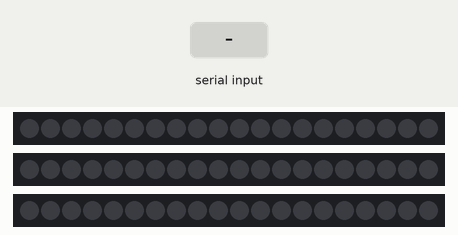
This sketch was run on a simulated Arduino Uno, built with avr-gcc and run on an emulated ATmega328P. On the bench: 3 × 20 RGB LEDs in strip order, left to right. Inputs (shaded band) come from the test bench. Dim RGB values are drawn brighter than linear.

Above: at 1.2 s.
1.3 s: "30,150\n" received over Serial
2.8 s: "200\n" received over Serial
At 3.1 s:
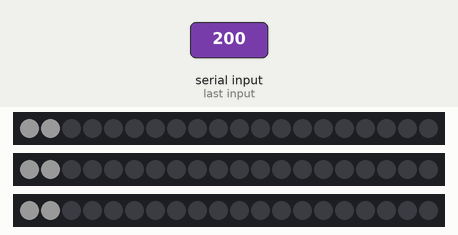
4.3 s: "90,45\n" received over Serial
At 5.7 s:
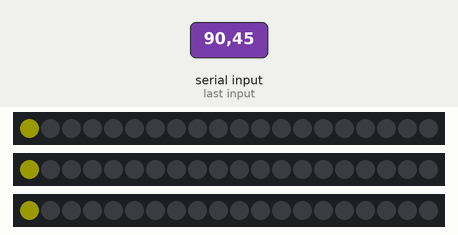
Timing chart, 0 to 7.3 s (numbered marks = the images above; inputs shaded):
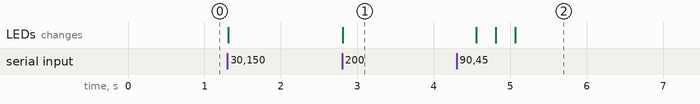

The sketch:

strips_all.ino
```cpp
#include <Adafruit_NeoPixel.h>
#include <math.h>
#ifdef __AVR__
#include <avr/power.h>
#endif

#define NUMPIXELS     20
#define DELAYVAL      250

/* choose brightness of LEDS
   =========================
  Examples: 0   = off
            50  = 50% brightness
            100 = full brightness */
#define BRIGHTNESS    10


Adafruit_NeoPixel pixels1 = Adafruit_NeoPixel(NUMPIXELS, 6, NEO_GRB + NEO_KHZ800);
Adafruit_NeoPixel pixels2 = Adafruit_NeoPixel(NUMPIXELS, 7, NEO_GRB + NEO_KHZ800);
Adafruit_NeoPixel pixels3 = Adafruit_NeoPixel(NUMPIXELS, 8, NEO_GRB + NEO_KHZ800);

float brightness = BRIGHTNESS;
int color = brightness / 100.00 * 255;
float totalNew;
float totalOldPixel;
float totalNewPixel;
float change;

void setup() {
  Serial.begin(9600);
  pixels1.begin();
  pixels2.begin();
  pixels3.begin();
  turnOff(0);
  show();
};


void loop() {
  if (Serial.available() > 1) {

    totalNew = getDisplayTotal();
    totalNewPixel = truncateToPixel(totalNew);
    change = totalNewPixel - totalOldPixel;

    // if funds decreasing, turn off lights
    if (change < 0) {
      for (int i = totalOldPixel; i >= totalNewPixel; i--) {
        turnOff(i);
        delay(DELAYVAL);
      };
    }

    // if funds increasing, turn on lights
    else if (change > 0) {
      for (int i = totalOldPixel; i < totalNewPixel; i++) {
        turnOn(i);
        delay(DELAYVAL);
      };
    };


    // if funds are empty, turn first light red
    if (totalNew <= 0) {
      turnOneRed();
      show();
    }

    // if funds are less than $100, turn first light yellow
    else if (totalNew < 100) {
      turnOneYellow();
      show();
    };

    totalOldPixel = totalNewPixel;
  };
};

float getDisplayTotal() {
  float incoming;
  incoming = Serial.parseFloat();
  if (incoming > 2000) {
    return 2000.00;
  }
  else if (incoming < 0) {
    return 0.00;
  }
  else {
    return incoming;
  };
};

int truncateToPixel(float x) {
  return trunc(x / 100);
};

void show() {
  pixels1.show();
  pixels2.show();
  pixels3.show();
};

void turnOff(int z) {
  pixels1.setPixelColor(z, pixels1.Color(0, 0, 0));
  pixels2.setPixelColor(z, pixels2.Color(0, 0, 0));
  pixels3.setPixelColor(z, pixels3.Color(0, 0, 0));
  show();
};

void turnOn(int z) {
  pixels1.setPixelColor(z, pixels1.Color(color, color, color));
  pixels2.setPixelColor(z, pixels2.Color(color, color, color));
  pixels3.setPixelColor(z, pixels3.Color(color, color, color));
  show();
};

void turnOneRed() {
  pixels1.setPixelColor(0, pixels1.Color(color, 0, 0));
  pixels2.setPixelColor(0, pixels2.Color(color, 0, 0));
  pixels3.setPixelColor(0, pixels3.Color(color, 0, 0));
  show();
};

void turnOneYellow() {
  pixels1.setPixelColor(0, pixels1.Color(color, color, 0));
  pixels2.setPixelColor(0, pixels2.Color(color, color, 0));
  pixels3.setPixelColor(0, pixels3.Color(color, color, 0));
  show();
};
```

Measured:
- after the input at 2.8 s, the LEDs: change at once (image 1)
- after the input at 4.3 s, the LEDs: first change after 0.26 s (image 2 shows a later state)
